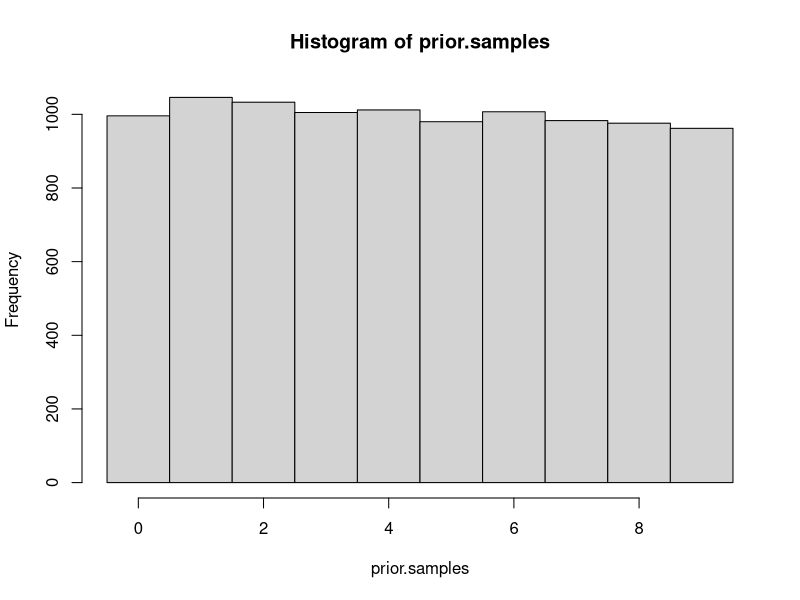
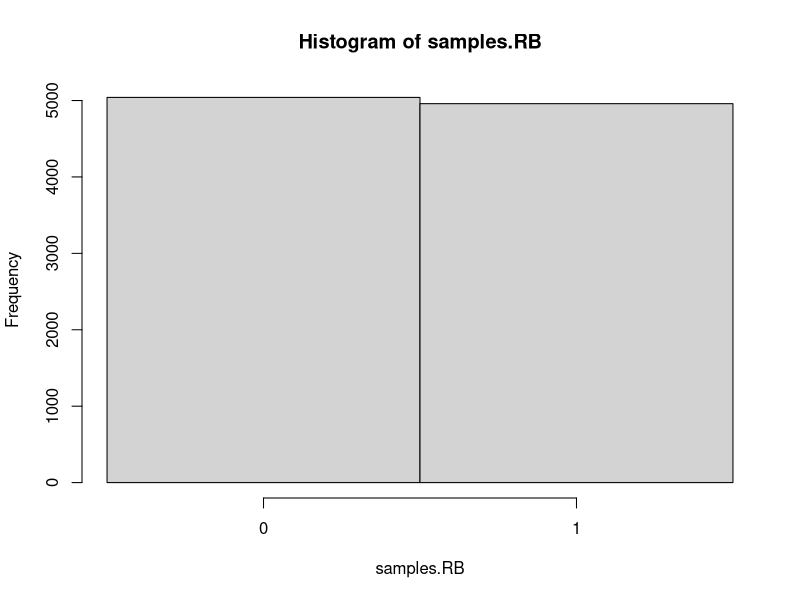
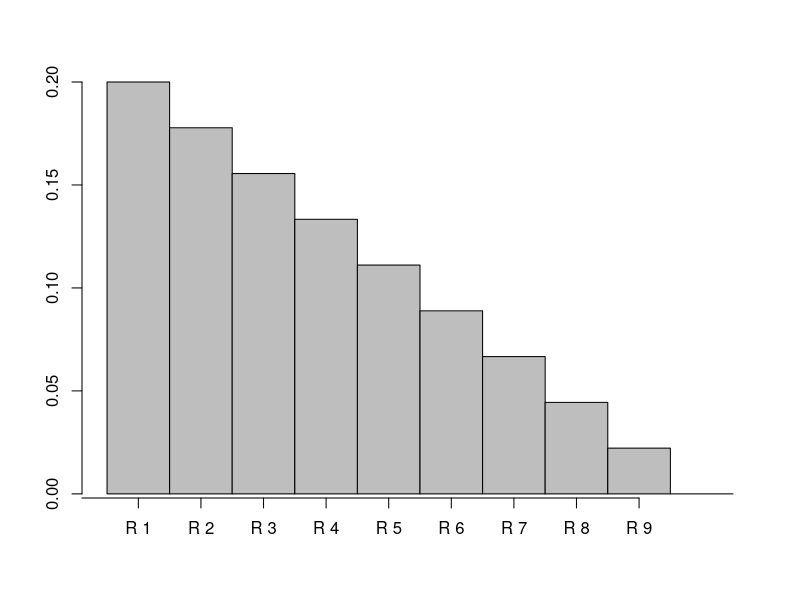
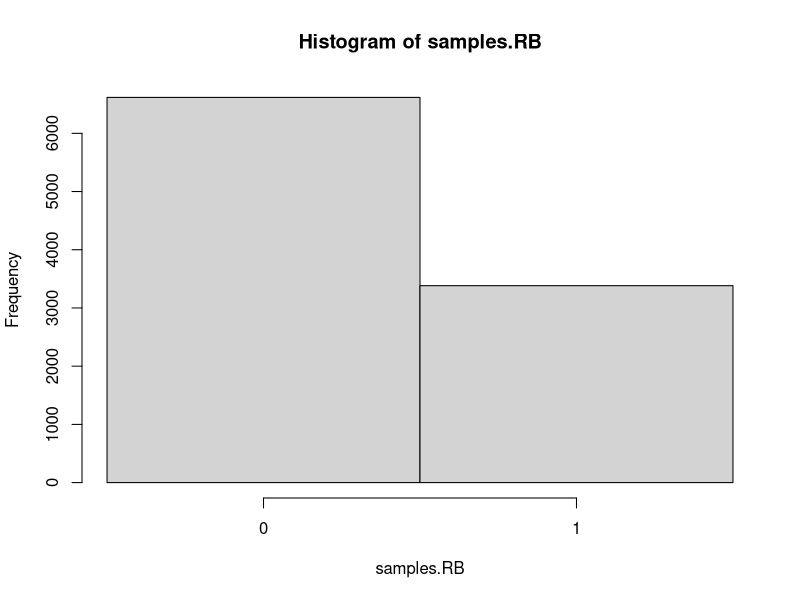
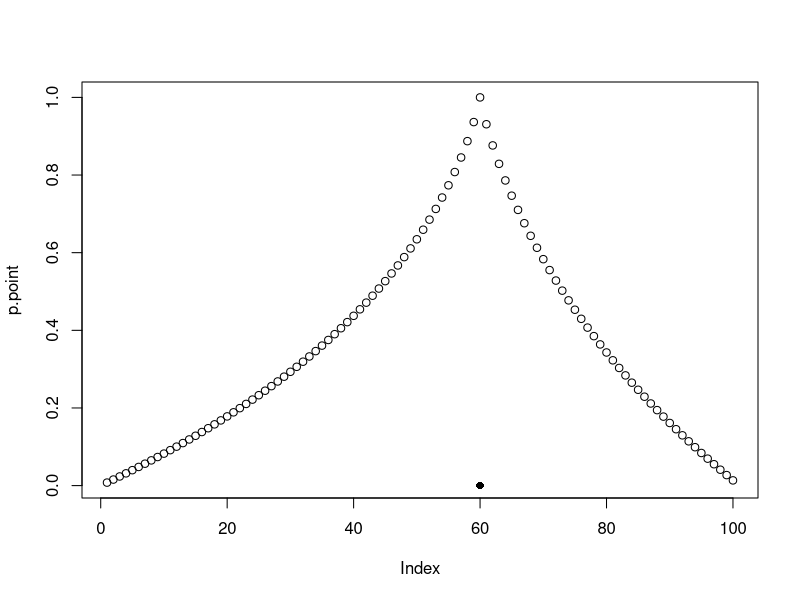
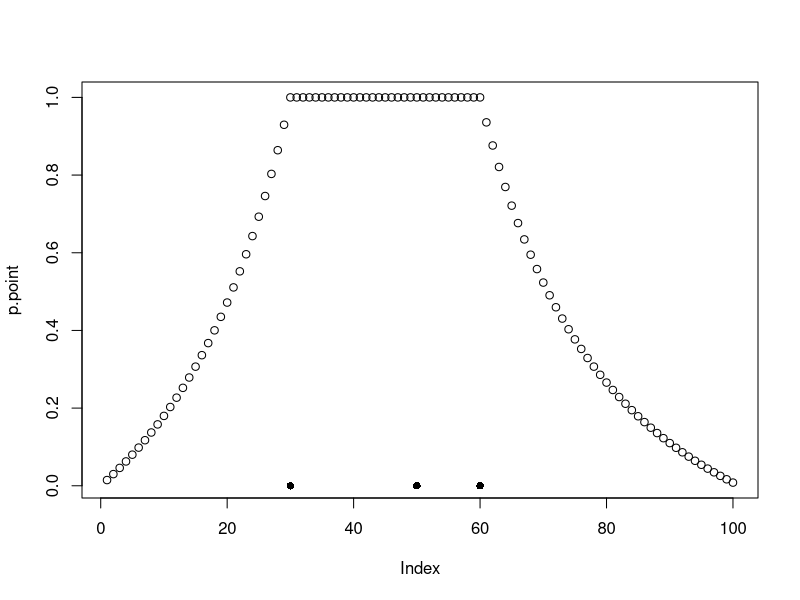
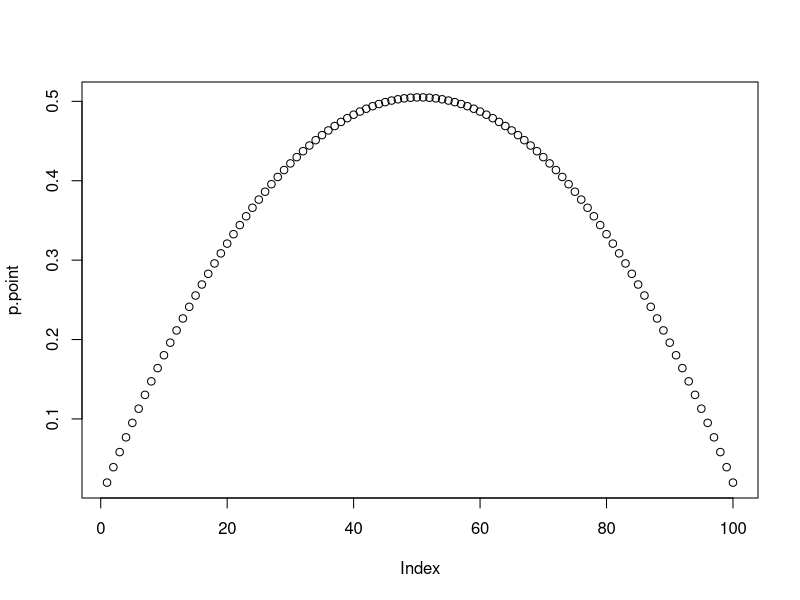
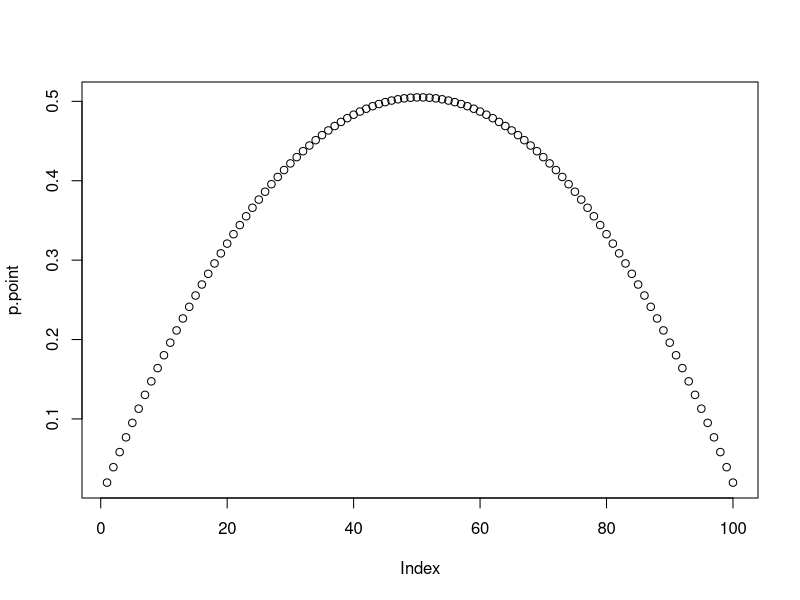

These figures' R source, in order:
## ---- chunk 1
p.hypotheses <- rep(0.1,10)
print(p.hypotheses)
## ---- chunk 2
prior.samples <- sample(0:9,
                       10000,
                       replace = TRUE,
                       # the prob parameter allows to specify the probability
                       # of each hypothesis.
                       prob=p.hypotheses)
head(prior.samples)
## ---- chunk 3
hist(
  prior.samples,
  # this is to have the x ticks centered below the bars
  breaks=seq(min(prior.samples)-0.5, max(prior.samples)+0.5, by=1)
)
## ---- chunk 4
p.RB <- prior.samples / 9
head(p.RB)
## ---- chunk 5
samples.RB <- rbinom(
  n=length(p.RB),
  size=1,
  prob=p.RB
)
head(samples.RB)
## ---- chunk 6
hist(
  samples.RB,
  breaks=seq(min(samples.RB)-0.5, max(samples.RB)+0.5, by=1),
  xaxt='n'
)
axis(1,at=c(0,1))
## ---- chunk 7
likelihood <- (9-c(0:9)) / 9 
print(likelihood)
## ---- chunk 8
p.R3 <- p.hypotheses[3]
print(paste('p(R3)=', p.R3))

p.BB.given.R3 <- likelihood[3]
print(paste('p(BB|R3)=', p.BB.given.R3))

evidence <- sum(likelihood*p.hypotheses)
print(paste('p(BB)=', p.BB.given.R3))

p.R3.given.BB <- p.R3 * p.BB.given.R3 / evidence
print(paste('p(R3|BB)=', p.R3.given.BB))
## ---- chunk 9
posterior <- c()
for (i in c(1:10)){
  p.Ri.given.BB <- p.hypotheses[i] * likelihood[i] / evidence
  print(paste('p(R', i, '|BB)=', p.Ri.given.BB))
  posterior <- c(posterior, p.Ri.given.BB)
}
## ---- chunk 10
print(sum(posterior))
## ---- chunk 11
barplot(posterior,space=0)
axis(1,at=c(0:9)-0.5, labels=paste('R', c(0:9)))
## ---- chunk 12
# don't worry too much about 'cat'
# if you're curious why not print, try 
# to use print(paste('Prior vector: ', p.hypotheses)) instead
cat('Prior vector: ', p.hypotheses)
## ---- chunk 13
likelihood.array <- cbind(
  c(0:9)/9,
  1-(c(0:9)/9)
)
rownames(likelihood.array) <- paste('R',c(0:9),sep='')
colnames(likelihood.array) <- c('RB', 'BB')
print(likelihood.array)
## ---- chunk 14
bayes.numerator <- likelihood.array * p.hypotheses
print(bayes.numerator)
## ---- chunk 15
posterior <- bayes.numerator / colSums(bayes.numerator)
print(posterior)
## ---- chunk 16
# only change is here
p.hypotheses <- c(0.4, rep(0.6/9,9))

# Same code as above
prior.samples <- sample(0:9,
                       10000,
                       replace = TRUE,
                       # the prob parameter allows to specify the probability
                       # of each hypothesis.
                       prob=p.hypotheses)
p.RB <- prior.samples / 9
samples.RB <- rbinom(
  n=length(p.RB),
  size=1,
  prob=p.RB
)
hist(
  samples.RB,
  breaks=seq(min(samples.RB)-0.5, max(samples.RB)+0.5, by=1),
  xaxt='n'
)
axis(1,at=c(0,1))
## ---- chunk 17
n.stimuli <- 100
## ---- chunk 18
# all combinations of numbers from 1 up to (and including) the n.stimuli.
borders <- expand.grid(c(1:n.stimuli), c(1:n.stimuli))
# change row names
# lb for 'lower bound' and ub for 'upper bound'
colnames(borders) <- c('lb', 'ub')
# only keep those categories where the lower bound is lower
# or equal to the upper bound
borders <- borders[borders[,1]<=borders[,2],]
# reset the row names
row.names(borders) <- c(1:nrow(borders))
head(borders)
## ---- chunk 19
sizes <- as.vector(t(borders['ub']-borders['lb'] + 1))
head(sizes)
## ---- chunk 20
observation <- 60
## ---- chunk 21
likelihood.given.observation <- as.array(t(ifelse(
  (borders['lb'] <= observation) & (borders['ub'] >= observation),
  1/sizes, 
  0
)))

dim(likelihood.given.observation)
## ---- chunk 22
posterior <- (likelihood.given.observation / sum(likelihood.given.observation))
print(posterior[0:10])
print(sum(posterior))
## ---- chunk 23
# repeat the posterior for each stim, 
# to get a matrix with shape (stimulus, categories)
tiled.posterior <-
  matrix(
    posterior,
    nrow = n.stimuli, # number of stimuli
    ncol = length(posterior),
    byrow = TRUE
  )
## ---- chunk 24
# for each stimulus, get a Boolean mask of the categories 
# that contain the stimulus. The mask also has shape (stimulus, categories)
stimulus.index <-
  matrix(c(1:n.stimuli),
         nrow = n.stimuli,
         ncol = length(posterior),
         byrow = FALSE)

# NOTE 1: we have to reshape the lb and ub vectors
# so that it has the same shape as the mask
# NOTE 2: borders['lb'] returns a named vector,
# while borders[['lb']] returns the vector of numbers
mask <- 
  (
    (stimulus.index >= t(replicate(n.stimuli, borders[['lb']]))) & 
    (stimulus.index <= t(replicate(n.stimuli, borders[['ub']])))
  )
## ---- chunk 25
# use the Boolean array to attribut 0 to the hypotheses 
# that do not contain a point
tiled.posterior[!mask] <- 0

dim(tiled.posterior)

# sum across categories to get the probability of each point
p.point <- rowSums(tiled.posterior)

plot(p.point)
points(observation,0,pch=16)
## ---- chunk 26
# basically, sweep applies an operation to each ith row (or column) of a matrix
# using the ith element of an array
greater.equal.to.lb <- sweep(stimulus.index, 2, borders[['lb']], '>=')
# check that they are the same for every element
print(all((stimulus.index >= t(
  replicate(n.stimuli, borders[['lb']])
)) == greater.equal.to.lb))

# and therefore
mask.with.sweep <-
  (
    sweep(stimulus.index, 2, borders[['lb']], '>=') &
    sweep(stimulus.index, 2, borders[['ub']], '<=')
  )

all(mask==mask.with.sweep)
## ---- chunk 27
observations <- c(30, 50, 60)
n.observations <- length(observations)
min.obs <- min(observations)
max.obs <- max(observations)

likelihood.given.observation <- as.array(t(ifelse(
  # HERE IS ONE CHANGE
  (borders['lb'] <= min.obs) & (borders['ub'] >= max.obs),
  # HERE IS ANOTHER CHANGE
  1/(sizes^n.observations), 
  0
)))

posterior <- (likelihood.given.observation / sum(likelihood.given.observation))

tiled.posterior <-
  matrix(
    posterior,
    nrow = n.stimuli, # number of stimuli
    ncol = length(posterior),
    byrow = TRUE
  )

stimulus.index <-
  matrix(c(1:n.stimuli),
         nrow = n.stimuli,
         ncol = length(posterior),
         byrow = FALSE)

mask <-
  (
    sweep(stimulus.index, 2, borders[['lb']], '>=') &
    sweep(stimulus.index, 2, borders[['ub']], '<=')
  )

tiled.posterior[!mask] <- 0


p.point <- rowSums(tiled.posterior)

plot(p.point)
points(observations,rep(0,length(observations)),pch=16)
## ---- chunk 28

# Let's define three useful functions that we can reuse below, for clarity
# NOTE: you didn't need to use functions, you could just copy-paste
# the relevant bits of code each time.
# NOTE: I have only made minimal changes to these function compared to the 
# code above to make it a bit more general. I have marked the changes with comments.

# just copied some code from above. No changes here
create.borders <- function(n.stimuli){
  borders <- expand.grid(c(1:n.stimuli), c(1:n.stimuli))
  colnames(borders) <- c('lb', 'ub')
  borders <- borders[borders[,1]<=borders[,2],]
  row.names(borders) <- c(1:nrow(borders))
  # Only added a return line because it's a function
  return(borders)
}
# Use same code as above to calculate sizes
create.sizes <- function(borders){
  return(as.vector(t(borders['ub']-borders['lb'] + 1)))
}

# let's copy the bit for going from a distribution over categories to 
# the generalization gradient and put it into a function
# (I just changed the word 'posterior' with 'distribution' for clarity)
plot.gradient.from.categories.dist <- function(distribution){
  tiled.distribution <-
    matrix(
      distribution,
      nrow = n.stimuli, # number of stimuli
      ncol = length(distribution),
      byrow = TRUE
    )
  stimulus.index <-
    matrix(c(1:n.stimuli),
           nrow = n.stimuli,
           ncol = length(distribution),
           byrow = FALSE)
  mask <-
    (
      sweep(stimulus.index, 2, borders[['lb']], '>=') &
      sweep(stimulus.index, 2, borders[['ub']], '<=')
    )
  tiled.distribution[!mask] <- 0
  p.point <- rowSums(tiled.distribution)
  plot(p.point)
}

# copy the code for calculating the posterior
# NOTE: only change is that we are also multiplying by the prior now
# NOTE: if prior isn't specified, a uniform prior is assumed in this function
calculate.posterior <- function(observations, borders, sizes, prior=1){
  n.observations <- length(observations)
  min.obs <- min(observations)
  max.obs <- max(observations)
  likelihood.given.observation <- as.array(t(ifelse(
    (borders['lb'] <= min.obs) & (borders['ub'] >= max.obs),
    1/(sizes^n.observations), 
    0
  )))
  
  # Only change here: multiply by prior
  posterior <- (likelihood.given.observation*prior / sum(likelihood.given.observation*prior))
  return(posterior)
}
## ---- chunk 29
n.stimuli <- 100
borders <- create.borders(n.stimuli)
sizes <- create.sizes(borders)
posterior.exercise.1 <- calculate.posterior(c(), borders, sizes)
plot.gradient.from.categories.dist(posterior.exercise.1)
## ---- chunk 30
prior <- rep(1,length(sizes)) / length(sizes)
plot.gradient.from.categories.dist(prior)
## ---- chunk 31
n.stimuli <- 200
borders <- create.borders(n.stimuli)
sizes <- create.sizes(borders)
posterior.exercise.3 <- calculate.posterior(c(100), borders, sizes)
plot.gradient.from.categories.dist(posterior.exercise.3)
## ---- chunk 32
posterior.exercise.3 <- calculate.posterior(c(150), borders, sizes)
plot.gradient.from.categories.dist(posterior.exercise.3)
## ---- chunk 33
posterior.exercise.3 <- calculate.posterior(c(100, 150), borders, sizes)
plot.gradient.from.categories.dist(posterior.exercise.3)
## ---- chunk 34
# I accepted both a space between 1 and 100 and between 1 and 200
n.stimuli <- 100
borders <- create.borders(n.stimuli)
sizes <- create.sizes(borders)

# create new prior
even.prior <- -(sizes%%2-2)
even.prior <- even.prior / sum(even.prior)

distribution.exercise.4 <- calculate.posterior(c(), borders, sizes, prior=even.prior)
plot.gradient.from.categories.dist(distribution.exercise.4)
## ---- chunk 35
posterior.exercise.5 <- calculate.posterior(c(50), borders, sizes, prior=even.prior)
plot.gradient.from.categories.dist(posterior.exercise.5)
## ---- chunk 36
posterior.exercise.5 <- calculate.posterior(c(85), borders, sizes, prior=even.prior)
plot.gradient.from.categories.dist(posterior.exercise.5)
## ---- chunk 37
posterior.exercise.5 <- calculate.posterior(c(50, 85), borders, sizes, prior=even.prior)
plot.gradient.from.categories.dist(posterior.exercise.5)
## ---- chunk 38
# Each language is a 3 by 3 matrix.
l1 <- matrix(
  c(0,1,1,
    1,0,0,
    1,1,0),
  nrow=3
)

print(l1)
## ---- chunk 39
flat.languages <- as.matrix(expand.grid(rep(list(c(0,1)),9)))
head(flat.languages)
## ---- chunk 40
# reshape all combinations of 9 0s and 1s into 3 by 3 grids
# new array has shape (language, word, meaning)
languages.all.combinations <- array(flat.languages, dim=c(512,3,3))
# print an example of a language
languages.all.combinations[2,,]
## ---- chunk 41
colSums(languages.all.combinations)
## ---- chunk 42
number.signals.per.object <- colSums(aperm(languages.all.combinations, c(2,1,3)))
indices.to.include <- apply(number.signals.per.object != 0,1, all)
# create a new language array with only those languages that have
# at least one word for each state
languages <- languages.all.combinations[indices.to.include,,]

# let's also keep track of the number of signals per object
# of just the languages we consider
# (it'll be useful later)
number.signals.per.object.languages <- number.signals.per.object[indices.to.include,]
## ---- chunk 43
languages[1,,]
## ---- chunk 44
pick.object <- function(language){
  object <- sample(x=1:3, size=1)
  # get the *indices* of the signals that apply to the object in the language
  indices.signals <- which(language[,object]==1)
  # pick one of the indices
  signal <- sample(indices.signals, size=1)
  return(c(object, signal))
}
## ---- chunk 45
language.index <- 10
print(languages[language.index,,])
print(pick.object(languages[language.index,,]))
## ---- chunk 46
bayesian.update <- function(object, signal, prior, languages){
  # the likelihood (probability of that combination of object and signal given a language)
  # for a given language is equal to 0 if the signal is not compatible with the object
  # in the language, and otherwise 1/(number of signals compatible with the object in the language)
  
  # the number of signals compatible with the object in each language
  # is in the number.signals.per.object which we used before!
  test <- languages[,signal,object]==0
  no <- 1/number.signals.per.object.languages[,object]
  yes <- 0
  
  likelihood <- ifelse(
    test,
    yes,
    no
  )
  
  # calculate a normalized posterior 
  unnormalized.posterior <- likelihood * prior
  posterior <- unnormalized.posterior / sum(unnormalized.posterior)
  
  return(posterior)
}
## ---- chunk 47
language.index <- 10
print('language:')
print(languages[language.index,,])
## ---- chunk 48
# define a uniform prior
# that we will use again later on multiple times
uniform.prior <- rep(1,nrow(languages)) / nrow(languages)

language.index <- 20
language.sample <- pick.object(languages[language.index,,])

object <- language.sample[1]
signal <- language.sample[2]

posterior <- bayesian.update(object, signal, uniform.prior, languages)

barplot(posterior)
## ---- chunk 49
run.multiple.observations <- function(n.observations, language, prior){
  # Okay, we could have directly have 'current.beliefs' as the parameter
  # but I am adding this line for you for clarity
  posterior <- prior
  
  # loop over the observations
  for (i in 1:n.observations){
    prior <- posterior
    # produce one datapoint (i.e. one combination of object and signal)
    new.data <- pick.object(language)
    object <- new.data[1]
    signal <- new.data[2]
    # do bayesian update on the new data
    # and set 'current beliefs' to the new posterior
    # NOTE: we are using the previous beliefs as the prior here
    posterior <- bayesian.update(object, signal, prior, languages)
  }
  return(posterior)
}

# update belief with 10 observations
current.beliefs <- run.multiple.observations(10, languages[10,,], uniform.prior)
barplot(current.beliefs)
## ---- chunk 50
iterate <- function(n.iterations, n.observations, prior){
  # start with an agent with a random language
  current.language.index <- sample(1:nrow(languages),size=1)
  
  history <- c(current.language.index)
  for (i in 1:n.iterations){
  
    # first calculate the learner's posterior given the data produced by the 
    # previous generation's teacher
    posterior <- run.multiple.observations(
      n.observations,
      languages[current.language.index,,],
      prior
    )
    
    # then select a language given a posterior
    # either by picking the language with the greatest probability
    # or sampling from the posterior
    # here we sample
    current.language.index <- sample(nrow(languages), size=1, prob=posterior)
    
    history <- c(history, current.language.index)
  }
  
  return(history)
}
  
n.iterations <- 1000
n.observations <- 1

history <- iterate(n.iterations, n.observations, uniform.prior)

head(history)
## ---- chunk 51
barplot(history)
## ---- chunk 52
curve(-log(x), from=0, to=1)
## ---- chunk 53
rowNormalize <- function(x){
  # first create a vector with the sums of the rows
  summed.rows <- apply(x,1,'sum')
  # then divide each element by the sum of its row
  normalized.rows <- sweep(x, 1, summed.rows, '/')
  # at the end you get a probability distribution for each row
  return(normalized.rows)
}

colNormalize <- function(x){
  # same as above, but with columns
  summed.columns <- apply(x,2,'sum')
  normalized.columns <- sweep(x, 2, summed.columns, '/')
  # at the end you get a probability distribution for each column
  return(normalized.columns)
}

softMax <- function(x, alpha){
  # first we calculate the numerator of softmax
  # (see definition)
  unnormalized.softmax <- exp(alpha*x)
  # then we normalize each column
  normalized.softmax <- colNormalize(unnormalized.softmax)
  return(normalized.softmax)
}
## ---- chunk 54
language <- rbind(
  c(0,1,1),
  c(0,0,1),
  c(1,0,0),
  c(1,1,1)
)

rownames(language) <- c('some', 'all', 'none', 'silence')
colnames(language) <- c(0,1,2)

heatmap(language, Colv=NA, Rowv = NA, scale='none')
## ---- chunk 55
l0 <- rowNormalize(language)
heatmap(l0, Colv=NA, Rowv = NA)
## ---- chunk 56
s1 <- softMax(log(l0), 2.)
heatmap(s1, Colv=NA, Rowv = NA)
## ---- chunk 57
l1 <- rowNormalize(s1)
heatmap(l1, Colv=NA, Rowv = NA)
## ---- chunk 58
tabl <- "
Index | Case $d$                                  | Description           | $P(d | CC)$  | $P(d|CE)$ |
-----:|:------------------------------------------|:----------------------|:-------------|:----------|
1     | $A=B=C$                                   | All same              | 0.67         | 0.096     |
2     | $A=C$ and $B != C$ or $B=C$ and $A != C$  | Two connected same    | 0.3          | 0.87      |
3     | $A=B$ and $A!= C$                         | Two disconnected same | 0.0036       | 0.0036     |
4     | $A!= B$ and $B != C$ and $A != C$         | All different         | 0.029        | 0.029     |
"
cat(tabl)
## ---- chunk 59

sample.bernoulli <- function(p.true=0.8){
  sample(x=c(TRUE,FALSE),size=1,prob=c(p.true,1-p.true))
}

sample.word <- function(){
  sample(x=10,size=1)
}

produce.data.CE <- function(){
  
  word.A <- sample.word()
  word.B <- sample.word()
  
  C.reads.A <- sample.bernoulli()
  C.reads.B <- sample.bernoulli()
  
  if (C.reads.A & C.reads.B){
    # both
    word.C <- sample(c(word.A,word.B),size=1)
  } else if (C.reads.A){
    # just A
    word.C <- word.A
  } else if (C.reads.B){
    # just B
    word.C <- word.B
  } else {
    # neither
    word.C <- sample.word()
  }
  
  return(c(word.A, word.B, word.C))
}

produce.data.CC <- function(){
  
  word.C <- sample.word()
  
  A.reads.C <- sample.bernoulli()
  B.reads.C <- sample.bernoulli()
  
  if (A.reads.C){
    word.A <- word.C
  } else {
    word.A <- sample.word()
  }
  
  if (B.reads.C){
    word.B <- word.C
  } else {
    word.B <- sample.word()
  }
  
  return(c(word.A, word.B, word.C))
}
## ---- chunk 60
produce.data.CE()
## ---- chunk 61
divide.cases <- function(samples){
  
  A.equals.B <- samples[1,] == samples[2,]
  A.equals.C <- samples[1,] == samples[3,]
  B.equals.C <- samples[2,] == samples[3,]
  
  # the cases above
  case.1 <- A.equals.B & A.equals.C & B.equals.C
  case.2 <- (A.equals.C & !B.equals.C) | (B.equals.C & !A.equals.C)
  case.3 <- A.equals.B & !A.equals.C
  case.4 <- !A.equals.B & !B.equals.C & !A.equals.C
  
  return(rbind(case.1,case.2,case.3,case.4))
}
## ---- chunk 62
n=500000

samples.CC <-
  rowMeans(divide.cases(replicate(n, produce.data.CE())))

samples.CE <-
  rowMeans(divide.cases(replicate(n, produce.data.CC())))

print(samples.CC)
print(samples.CE)
## ---- chunk 63
p.function <- function(p.data.given.CC, p.data.given.CE, gamma.var){
  phi.var <- log(p.data.given.CC/p.data.given.CE)
  value <- 1/(1+exp(-gamma.var*phi.var))
  return(value)
}

values.of.gamma <- c(0.1, 0.5, 1, 2, 4)
col <- heat.colors(length(values.of.gamma), rev=TRUE)
for (i in seq_along(values.of.gamma)){
  curve(
    p.function(x, 0.4, values.of.gamma[i]),
    from = 0,
    to = 1,
    col = col[i],
    add = i != 1,
    xlab = '',
    ylab = ''
  )
}

legend(0.8, 0.5, values.of.gamma, col=col, lty=1, title=expression(gamma))

title(
  expression("Prob of picking hypothesis CC given D and "*gamma),
  xlab='P(CC|D)', ylab='P(CC)'
)
## ---- chunk 64
n.datapoints <- 100

# we can use empirical proportions obtained above by sampling
# this is a close enough approximation
likelihoods.CC <- t(t(samples.CC))
likelihoods.CE <- t(t(samples.CE))

# produce n.datapoints datapoints from world where CC is true
data <- replicate(n.datapoints,produce.data.CC())
## ---- chunk 65
# get the likelihoods of the observed datapoints under hypothesis CC
likelihoods.data.CC <- colSums(ifelse(
  divide.cases(data),
  replicate(n.datapoints,likelihoods.CC),
  0.
))

# and same for CE, for the same datapoints
likelihoods.data.CE <- colSums(ifelse(
  divide.cases(data),
  replicate(n.datapoints,likelihoods.CE),
  0.
))
## ---- chunk 66
# cumulative phi as observations are received
phi <- cumsum(log(likelihoods.data.CC/likelihoods.data.CE))

plot(phi)
## ---- chunk 67
gamma <- 0.05
p.choosing.CC <- 1/(1+exp(-gamma*phi))
plot(p.choosing.CC)
## ---- chunk 68
T = 10

time.discount.f = function(t, T, delta){
  return(exp(-(T-t)/delta))
}

values.of.delta <- c(0.1, 0.5, 1, 2, 4, 10)
col <- heat.colors(length(values.of.delta), rev=TRUE)
for (i in seq_along(values.of.delta)){
  curve(
    time.discount.f(x, T, values.of.delta[i]),
    from = 1,
    to = T,
    col = col[i],
    add = i != 1,
    xlab = '',
    ylab = ''
  )
}

legend(1, 1., values.of.delta, col=col, lty=1, title=expression(delta))

title(
  expression("Discounting factor for term t with given "*delta),
  xlab='t', ylab='Discounting factor'
)
## ---- chunk 69
gamma <- 0.05
p.choosing.CC <- 1/(1+exp(-gamma*phi))
plot(p.choosing.CC)
## ---- chunk 70
delta <- 50

log.proportion <- log(likelihoods.data.CC/likelihoods.data.CE)
phi <- c()
for (i in 1:n.datapoints){
  time.discount <- unlist(lapply(
    1:i,
    time.discount.f,
    T=i,
    delta=delta
  ))
  new.phi <- sum(log.proportion[1:i] * time.discount)
  phi <- c(phi,new.phi)
}
plot(phi)
## ---- chunk 71
library(matrixStats)
## ---- chunk 72
words <- c('one',
           'two',
           'three',
           'four',
           'five',
           'six',
           'seven',
           'eight',
           'nine',
           'ten')

setA <- c('a', 'b', 'c', 'd', 'e')
setB <- c('a', 'b', 'c')
## ---- chunk 73
singleton <- function(X)     length(X)==1
doubleton <- function(X)     length(X)==2
tripleton <- function(X)     length(X)==3

set.difference <- function(X,Y) setdiff(X,Y)
union.f        <- function(X,Y) union(X,Y)
intersection.f <- function(X,Y) intersect(X,Y)
select.f       <- function(X)   X[1]

and.f     <- function(P,Q)   P & Q
or.f      <- function(P,Q)   P || Q
not.f     <- function(P)     ! Q
if.f      <- function(P,X,Y) ifelse(P,X,Y)

next.f    <- function(W)     words[match(W, words)+1]
prev.f    <- function(W)     words[match(W, words)-1]

equal.word <- function(W,V)  W==V
## ---- chunk 74
oneKnower <- function(S){
  return(if.f(
    singleton(S),
    'one',
    'na'
  ))
}
## ---- chunk 75
twoKnower <- function(S){
  return(if.f(
    singleton(S),
    'one',
    if.f(
      doubleton(S),
      'two',
      'na'
    )
  ))
}
## ---- chunk 76
threeKnower <- function(S){
  return(if.f(
    singleton(S),
    'one',
    if.f(
      doubleton(S),
      'two',
      if.f(
        tripleton(S),
        'three',
        'na'
      )
    )
  ))
}
## ---- chunk 77
CPKnower <- function(S){
  return(if.f(
    singleton(S),
    'one',
    next.f(
      CPKnower(
        set.difference(
          S,
          select.f(S)
        )
      )
    )
  ))
}
## ---- chunk 78
singularPlural <- function(S){
  return(if.f(
    singleton(S),
    'one',
    'two'
  ))
}
## ---- chunk 79
mod5 <- function(S){
  return(
    if.f(
      or.f(
        singleton(S),
        equal.word(
          mod5(
            set.difference(
              S,
              select.f(S)
            )
          ),
          'four'
        )
      ),
      'one',
      next.f(
        mod5(
          set.difference(
            S,
            select.f(S)
          )
        )
      )
    )
  )
}
# This one is kind of complicated, so just to convince you that it works as expected:
unlist(lapply(1:10,function(n){mod5(c(1:n))}))
## ---- chunk 80
twoNotOneKnower <- function(S){
  return(if.f(
    doubleton(S), 
    'two', 
    'na'
  ))
}
## ---- chunk 81
twoNKnower <- function(S){
  if (length(S)<=5){
    return(if.f(
      singleton(S),
      'one',
      next.f(next.f(
        twoNKnower(
          set.difference(
            S,
            select.f(S)
          )
        )
      ))
    ))
  } else{
    return(words[length(words)])
  }
}

## ---- chunk 82
LoTs <-
  c(oneKnower,
    twoKnower,
    threeKnower,
    CPKnower,
    singularPlural,
    mod5,
    twoNotOneKnower,
    twoNKnower
  )
names(LoTs) <-
  c('oneKnower',
    'twoKnower',
    'threeKnower',
    'CPKnower',
    'singularPlural',
    'mod5',
    'twoNotOneKnower',
    'twoNKnower'
  )
## ---- chunk 83
print(oneKnower(setA))
print(oneKnower(setB))
## ---- chunk 84
word.to.p <-
  function(proposed.word,
           literal.word,
           alpha = 0.95) {
    # equation 5 in the paper
    if (literal.word == 'na') {
      return(1 / length(words))
    } else if (literal.word == proposed.word) {
      alpha + (1 - alpha) * (1 / length(words))
    } else {
      (1 - alpha) * (1 / length(words))
    }
}


likelihood.f <-
  function(LoT,
           set.to.evaluate,
           alpha = 0.7) {
    word <- LoT(set.to.evaluate)
    list.p <- unlist(lapply(
      words,
      word.to.p,
      literal.word = word,
      alpha = alpha
    ))
    names(list.p) <- words
    return(list.p)
  }
## ---- chunk 85
lapply(
  LoTs,
  likelihood.f,
  set.to.evaluate = setA,
  alpha = 0.9
)
## ---- chunk 86
alpha <- 3
# I am adding 2 for L, the recursion
n.operators.used <- c(2, 4, 6, 6+2, 2, 9+2*2, 2, 6+2)
names(n.operators.used) <- names(LoTs)
unnorm.softmax <- exp(alpha*-n.operators.used)
priors <- c(unnorm.softmax) / sum(unnorm.softmax)
priors
## ---- chunk 87
n.elements.to.set <- function(n.elements){
  return(sample(c('a','b','c','d','e','f','g','h','i','j'))[1:n.elements])
}
## ---- chunk 88
probs <- c(0.7, 0.14, 0.05, 0.025, 0.02, 0.018, 0.012, 0.02, 0.01, 0.005)
# print(1-sum(probs))
barplot(probs)
## ---- chunk 89
n.observations <- 350
set.sizes <- sample(
  10, 
  n.observations, 
  replace = TRUE, 
  prob=probs
)
## ---- chunk 90
observed.sets <- lapply(set.sizes, n.elements.to.set)
## ---- chunk 91
true.words <- unlist(lapply(observed.sets, CPKnower))
## ---- chunk 92
proposed.words <- data.frame(row.names = c(1:n.observations))
for (lot.name in names(LoTs)){
  new.words <- unlist(lapply(observed.sets, LoTs[[lot.name]]))
  proposed.words[[lot.name]] <- new.words
}
## ---- chunk 93
loglikelihoods <- data.frame(row.names=c(1:n.observations))
for (i in colnames(proposed.words)){
  # print(proposed.words[i])
  p.lot <-
    mapply(word.to.p,
           c(proposed.words[[i]]),
           true.words)
  loglikelihoods[i] <- log(p.lot)
}

tail(loglikelihoods)
## ---- chunk 94
cumulative.loglikelihood <- as.matrix(sapply(loglikelihoods, cumsum))

unnormalized.cumulative.logposterior <- 
  cumulative.loglikelihood +
  log(priors)
## ---- chunk 95
posterior <- exp(
  unnormalized.cumulative.logposterior - 
  matrixStats::rowLogSumExps(unnormalized.cumulative.logposterior)
)

head(posterior)
## ---- chunk 96
posterior <- as.data.frame(posterior)
matplot(
  rownames(posterior),
  posterior,
  type = 'l',
  xlab = 'Observation',
  ylab = 'Posterior',
  col = 1:ncol(posterior)
)
legend(
  'bottomright',
  inset = .05,
  legend = colnames(posterior),
  pch = 1,
  col = 1:ncol(posterior)
)

